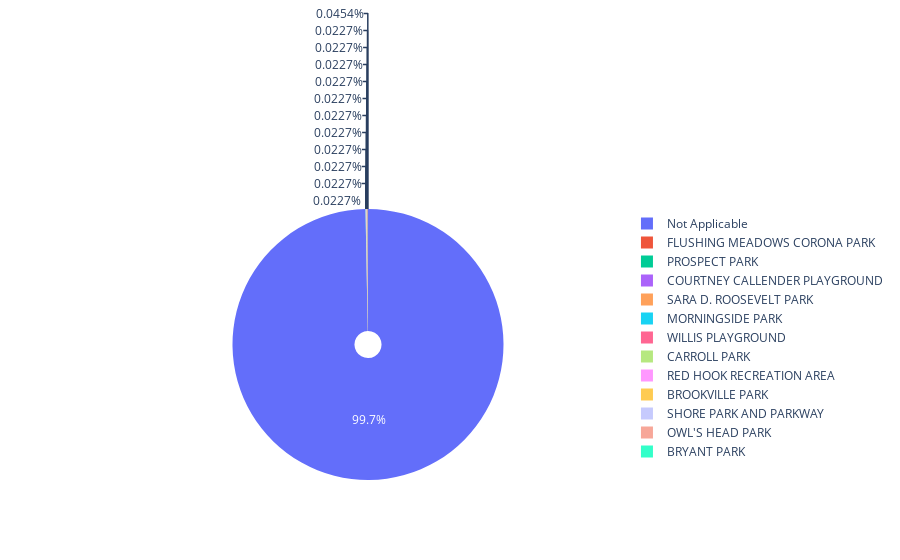

The notebook cell this image was saved under:
### Code cell
# Visualise Parks and counts through pie chart
# Use `hole` to create a donut-like pie chart
fig = go.Figure(data=[go.Pie(labels=parks, values=pcounts, hole=0.1 , )])
fig.show()

### Figure 1 — Plotly figure (JSON) as saved in the notebook; plotly's stock layout.template omitted (floating-point values rounded to 4 significant figures)
{"data": [{"hole": 0.1, "labels": ["Not Applicable", "FLUSHING MEADOWS CORONA PARK", "PROSPECT PARK", "COURTNEY CALLENDER PLAYGROUND", "SARA D. ROOSEVELT PARK", "MORNINGSIDE PARK", "WILLIS PLAYGROUND", "CARROLL PARK", "RED HOOK RECREATION AREA", "BROOKVILLE PARK", "SHORE PARK AND PARKWAY", "OWL'S HEAD PARK", "BRYANT PARK"], "type": "pie", "values": [4390, 2, 1, 1, 1, 1, 1, 1, 1, 1, 1, 1, 1]}], "layout": {}}
